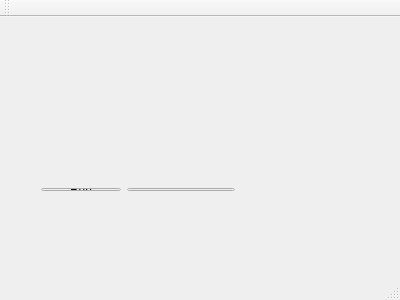
<?xml version="1.0" encoding="UTF-8"?>
<ui version="4.0">
 <class>MainWindow</class>
 <widget class="QMainWindow" name="MainWindow">
  <property name="geometry">
   <rect>
    <x>0</x>
    <y>0</y>
    <width>400</width>
    <height>300</height>
   </rect>
  </property>
  <property name="windowTitle">
   <string>MainWindow</string>
  </property>
  <widget class="QWidget" name="centralWidget">
   <widget class="QWidget" name="">
    <property name="geometry">
     <rect>
      <x>30</x>
      <y>160</y>
      <width>216</width>
      <height>25</height>
     </rect>
    </property>
    <layout class="QHBoxLayout" name="horizontalLayout">
     <item>
      <widget class="QPushButton" name="pushButton">
       <property name="text">
        <string>Run</string>
       </property>
      </widget>
     </item>
     <item>
      <widget class="QLineEdit" name="lineEdit"/>
     </item>
    </layout>
   </widget>
  </widget>
  <widget class="QMenuBar" name="menuBar">
   <property name="geometry">
    <rect>
     <x>0</x>
     <y>0</y>
     <width>400</width>
     <height>21</height>
    </rect>
   </property>
  </widget>
  <widget class="QToolBar" name="mainToolBar">
   <attribute name="toolBarArea">
    <enum>TopToolBarArea</enum>
   </attribute>
   <attribute name="toolBarBreak">
    <bool>false</bool>
   </attribute>
  </widget>
  <widget class="QStatusBar" name="statusBar"/>
 </widget>
 <layoutdefault spacing="6" margin="11"/>
 <resources/>
 <connections/>
</ui>
